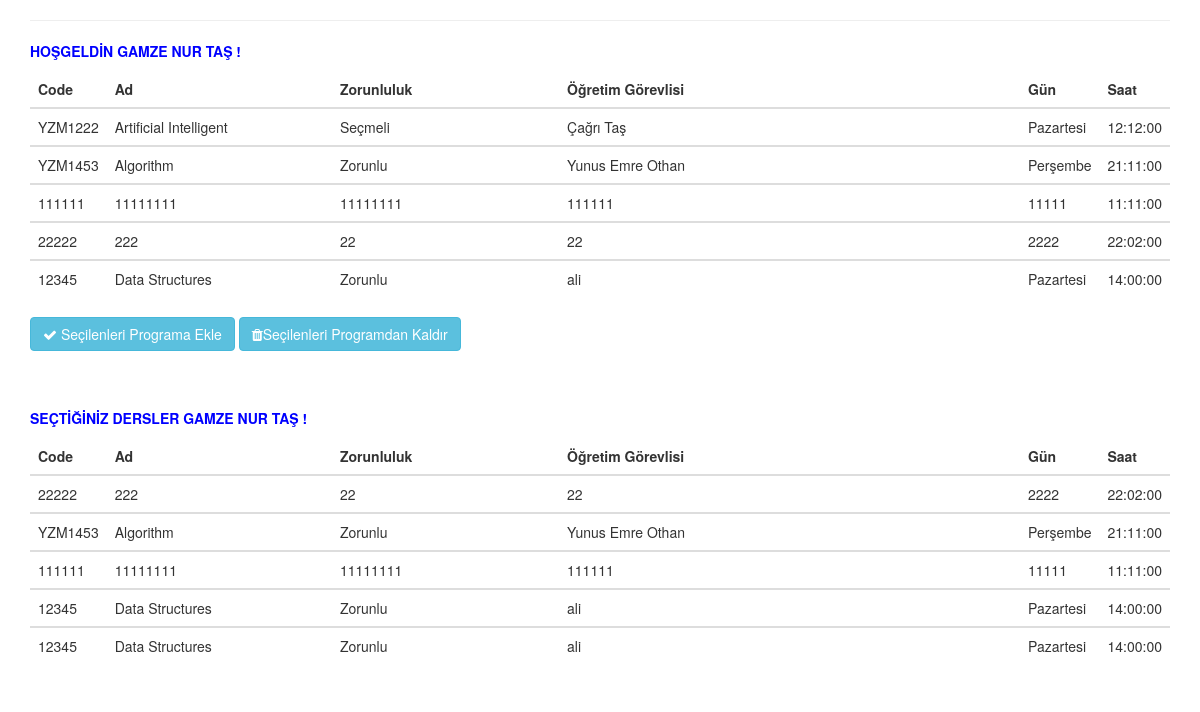
/student_panel.php (signed in), run on the app's committed database.
### tables this page shows
CREATE TABLE IF NOT EXISTS `student` (
  `id` int(11) NOT NULL AUTO_INCREMENT,
  `code` varchar(10) NOT NULL,
  `name` varchar(50) NOT NULL,
  `surname` varchar(50) NOT NULL,
  PRIMARY KEY (`id`)
);

CREATE TABLE IF NOT EXISTS `lecture` (
  `id` int(12) NOT NULL AUTO_INCREMENT,
  `code` varchar(255) NOT NULL,
  `name` varchar(50) NOT NULL,
  `ismandatory` varchar(11) NOT NULL,
  `facultymember_name` varchar(50) NOT NULL,
  `class` varchar(50) NOT NULL,
  `day` varchar(15) NOT NULL,
  `hour` time NOT NULL,
  PRIMARY KEY (`id`),
  UNIQUE KEY `CODE` (`code`)
);

### student_panel.php (the view, shortened to what this page needs)
<!DOCTYPE html PUBLIC "-//W3C//DTD XHTML 1.0 Transitional//EN" "http://www.w3.org/TR/xhtml1/DTD/xhtml1-transitional.dtd">
<?php
include("db.php");
?>
<html xmlns="http://www.w3.org/1999/xhtml">
<head>
<link rel="stylesheet" type="text/css" href="https://maxcdn.bootstrapcdn.com/bootstrap/3.3.4/css/bootstrap.min.css"/>
<link rel="stylesheet" type="text/css" href="https://maxcdn.bootstrapcdn.com/font-awesome/4.3.0/css/font-awesome.min.css"/>
</head>
<body>
<div class="container">
  <hr />
  <div class="row">
    <div class="col-lg-12">
					        <?php session_start();
							$postId = isset($_SESSION['id']);
							$sqlLec="SELECT * FROM student WHERE id ='$postId'";
							$sorguLec=mysqli_query($con,$sqlLec);
							while( $sonucLec=mysqli_fetch_assoc($sorguLec) ){
							   $nameO = $sonucLec['name'];
							   $surname = $sonucLec['surname'];
							}
							echo "<p style='color:blue;font-weight:bold;'>HOŞGELDİN " . $nameO . " " . $surname ." !</p>";
 ?>
<table width="100%" border="0" cellspacing="0" cellpadding="0" class="table">
  <thead>
    <tr id="defaultTr">
    <th width="5%">Code</th>
    <th width="23%">Ad</th>
    <th width="23%">Zorunluluk</th>
	<th width="67%">Öğretim Görevlisi</th>
    <th width="23%">Gün</th>
	<th width="67%">Saat</th>
  </tr></thead>
  <?php
							$sorgu = $con->query("SELECT * FROM lecture");
							while ($sonuc = $sorgu->fetch_assoc()) {
							$id = $sonuc['id'];
							$code = $sonuc['code'];
							$name = $sonuc['name'];
							$ismandatory = $sonuc['ismandatory'];
							$facultymember_name = $sonuc['facultymember_name'];
							$day = $sonuc['day'];
							$hour = $sonuc['hour'];
							?>
  <tbody>
  <tr class="ss" id="<?php echo $id; ?>">
									<td><?php echo $code; ?></td>
									<td><?php echo $name; ?></td>
									<td><?php echo $ismandatory; ?></td>
									<td><?php echo $facultymember_name; ?></td>
									<td><?php echo $day; ?></td>
									<td><?php echo $hour; ?></td>
  </tr>
  <?php }?>
    </tbody>
</table>
<button class="btn btn-info" id="kaydiTamamla"><i class="fa fa-check"></i> Seçilenleri Programa Ekle</button>
<button class="btn btn-info" id="kaydiSil"><i class="fa fa-trash"></i>Seçilenleri Programdan Kaldır</button>
    </div>
  </div>
  <div class="row" style="margin-top: 5%;">
    <div class="col-lg-12">
					        <?php
							echo "<p style='color:blue;font-weight:bold;'>SEÇTİĞİNİZ DERSLER  " . $nameO . " " . $surname ." !</p>";
 ?>
<table width="100%" border="0" cellspacing="0" cellpadding="0" class="table">
  <thead>
    <tr id="defaultTr">
    <th width="5%">Code</th>
    <th width="23%">Ad</th>
    <th width="23%">Zorunluluk</th>
	<th width="67%">Öğretim Görevlisi</th>
    <th width="23%">Gün</th>
	<th width="67%">Saat</th>
  </tr></thead>
  <?php
  							$sorgu1 = $con->query("SELECT * FROM lecture_register");
							while ($sonuc1 = $sorgu1->fetch_assoc()) {
								$code1 = $sonuc1['code'];
							$sorgu = $con->query("SELECT * FROM lecture WHERE code = '$code1'");
							while ($sonuc = $sorgu->fetch_assoc()) {
							$id = $sonuc['id'];
							$code = $sonuc['code'];
							$name = $sonuc['name'];
							$ismandatory = $sonuc['ismandatory'];
							$facultymember_name = $sonuc['facultymember_name'];
							$day = $sonuc['day'];
							$hour = $sonuc['hour'];
							?>
  <tbody>
  <tr id="<?php echo $id; ?>">
									<td><?php echo $code; ?></td>
									<td><?php echo $name; ?></td>
									<td><?php echo $ismandatory; ?></td>
									<td><?php echo $facultymember_name; ?></td>
									<td><?php echo $day; ?></td>
									<td><?php echo $hour; ?></td>
  </tr>
  <?php }}?>
    </tbody>
</table>
    </div>
  </div>
</div>
</body>
</html>

### student_panel.php (style rules this page uses)
* { margin: 0; }
html, body { height: 100%; }
.container { min-height: 100%; margin-bottom: -50px; }
.container:after { content: ""; display: block; }
.site-footer, .container:after { height: 50px; }

### data on the page
student: name "GAMZE NUR", surname "TAŞ"
lecture: code "YZM1222", name "Artificial Intelligent", ismandatory "Seçmeli", facultymember_name "Çağrı Taş", day "Pazartesi", hour "12:12:00"
lecture: code "YZM1453", name "Algorithm", ismandatory "Zorunlu", facultymember_name "Yunus Emre Othan", day "Perşembe", hour "21:11:00"
lecture: code "111111", name "11111111", ismandatory "11111111", facultymember_name "111111", day "11111", hour "11:11:00"
lecture: code "22222", name "222", ismandatory "22", facultymember_name "22", day "2222", hour "22:02:00"
lecture: code "12345", name "Data Structures", ismandatory "Zorunlu", facultymember_name "ali", day "Pazartesi", hour "14:00:00"
